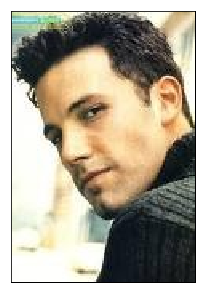
#> input picture ComputerVision/Yüz_tanıma_çalışmam/ben.jpg, 205 x 293 px, given in place of the camera
$ python main.py
#> lines starting #> are read from the running program, lines starting #| are printed output that depends on the picture; after the words box and inside, x2 and y2 are one past the last pixel; in counts of white or black regions, pixels touching at a corner belong together
import cv2

kamera=cv2.VideoCapture(0)
cv2.namedWindow('sketch')
while True:
    ret,frame=kamera.read()
#> frame is the input picture: shape (293, 205, 3); mean B, G, R 148.6, 165.7, 173.6
    image=cv2.cvtColor(frame,cv2.COLOR_BGR2GRAY)
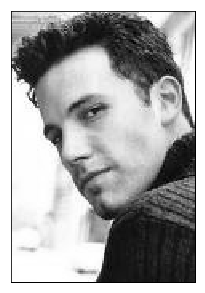
#> image: shape (293, 205); min 0, max 255, mean 166.1
    image=cv2.GaussianBlur(image,(7,7),0)
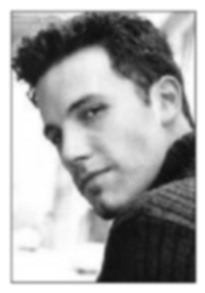
#> image: shape (293, 205); min 13, max 255, mean 166.1
    image=cv2.Canny(image,10,60)
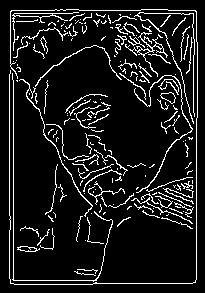
#> image: shape (293, 205); 10% white in thin lines or dots, all inside (x1, y1, x2, y2) = (9, 9, 198, 285)
    ret,image=cv2.threshold(image,50,255,cv2.THRESH_BINARY_INV)
    cv2.imshow("orjinal",frame)
    cv2.imshow("sketch",image)
    if cv2.waitKey(1)==ord('q'):
#> (key q is pressed here)
        break

kamera.release()
cv2.destroyWindow()

$ run again, on ComputerVision/Yüz_tanıma_çalışmam/people.jpg
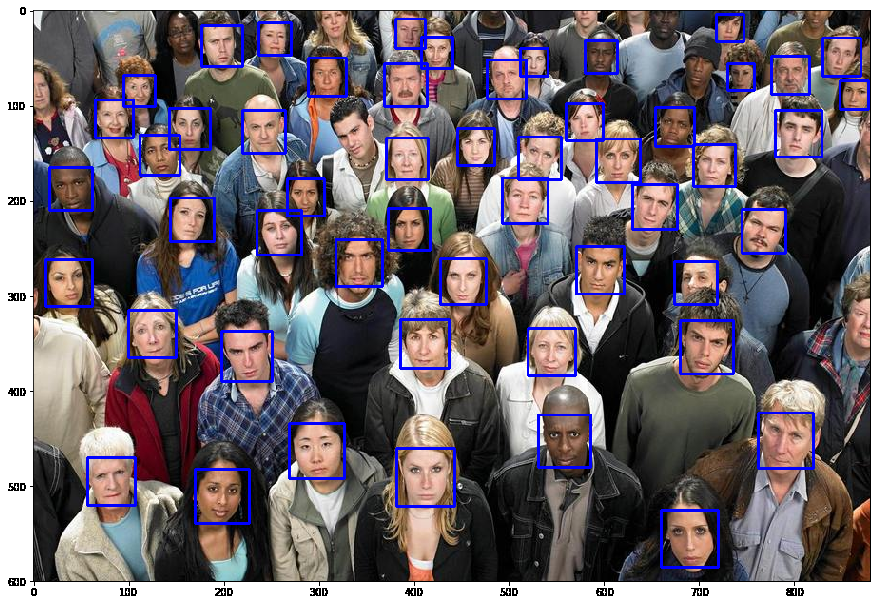
#> input picture ComputerVision/Yüz_tanıma_çalışmam/people.jpg, 880 x 605 px, given in place of the camera
#> frame is the input picture: shape (605, 880, 3); mean B, G, R 111.1, 104.1, 113.6
#> `image=cv2.GaussianBlur(image,(7,7),0)`:
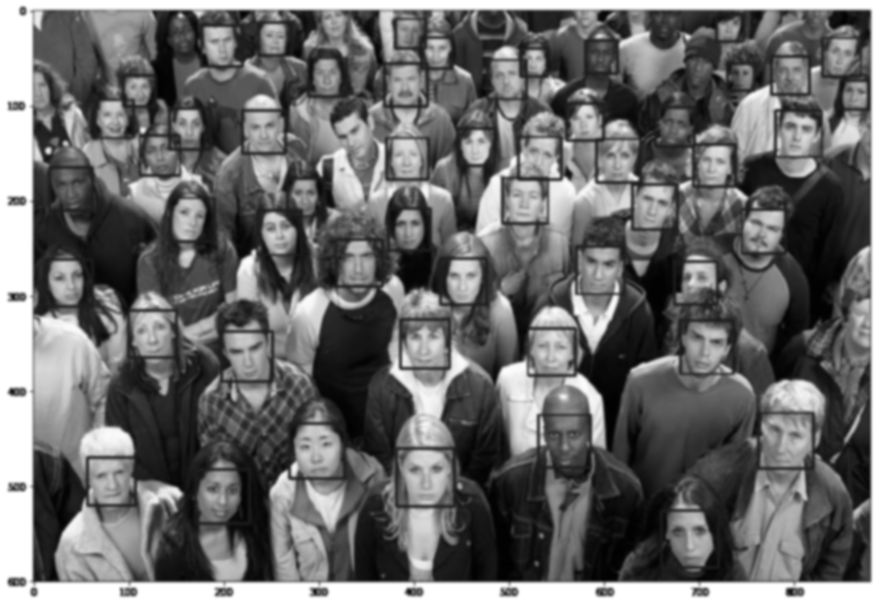
#> image: shape (605, 880); min 0, max 255, mean 107.7
#> `image=cv2.Canny(image,10,60)`:
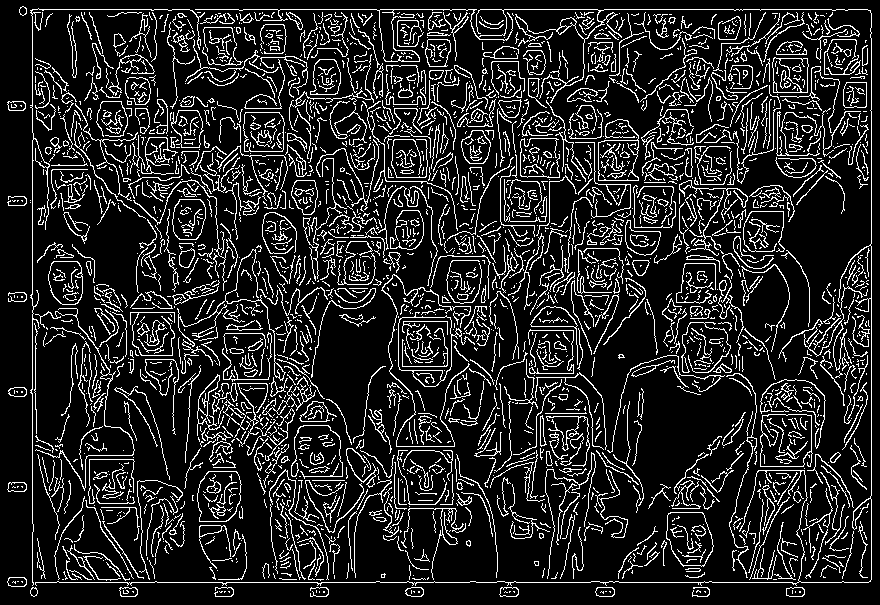
#> image: shape (605, 880); 14.7% white in thin lines or dots
